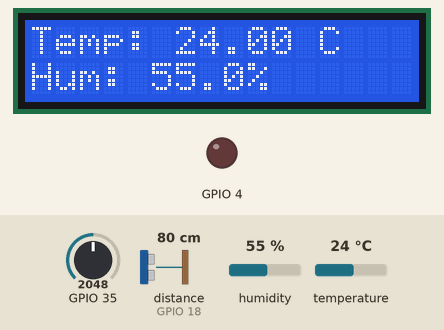
Simulated run of this sketch. Board: ESP32. On the bench: 16×2 character LCD, output pins drawn as LEDs (lit = HIGH). Wiring (from diagram.json): ultrasonic range finder: trigger GPIO 5; echo GPIO 18. Inputs (shaded band) come from the test bench; at power-on: distance to the obstacle (sensor on GPIO 18) 80 cm, humidity 55 %, GPIO 35 = 2048, temperature 24 °C. The echo pulse lasts 58.3 µs per cm; WiFi joins after 1.5 s; servers stay silent unless stated; uploads are accepted with an empty reply; pins used as bus, display or sensor lines are not drawn; what the sketch prints to the serial monitor is not drawn.

Above: at 3.2 s.
3.3 s: distance to the obstacle (sensor on GPIO 18) set to 2 cm
At 9.5 s:
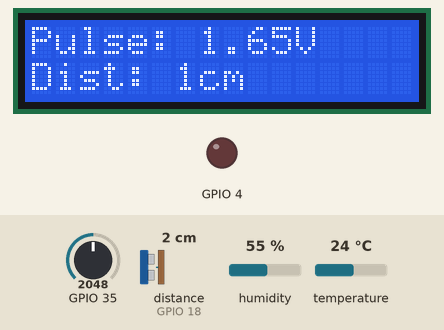
12.3 s: humidity set to 22 %
At 15.6 s:
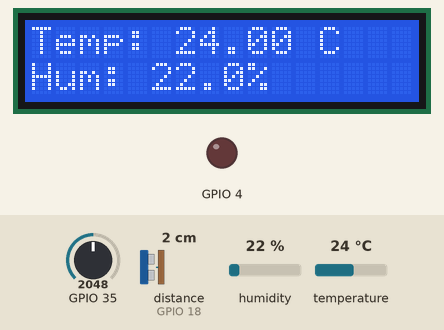
18.6 s: GPIO 35 set to 2866
At 22.8 s:
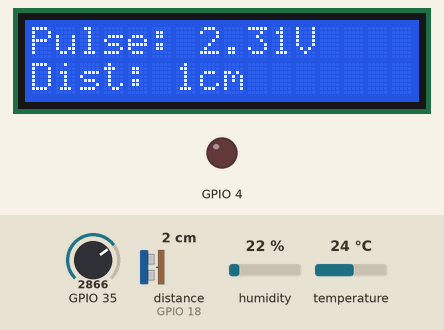
25.2 s: temperature set to 12 °C
At 28.9 s:
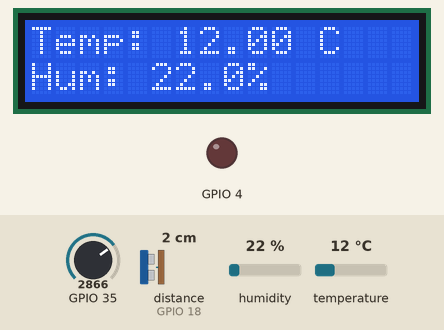
31.5 s: distance to the obstacle (sensor on GPIO 18) set to 4 cm
At 35.0 s:
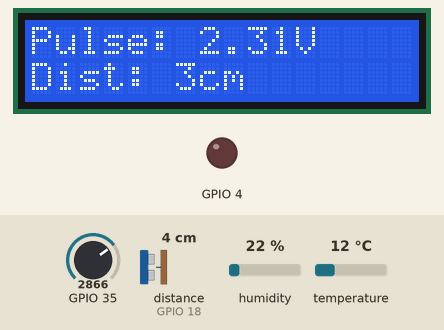
38.0 s: GPIO 35 set to 3972
At 43.5 s:
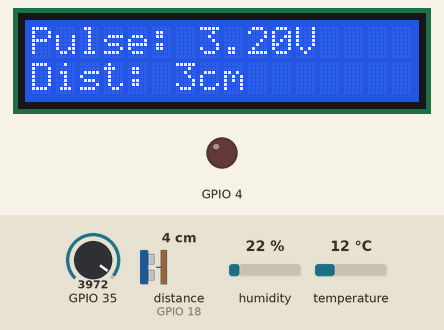
Timing chart, 0 to 45.0 s (numbered marks = the images above; inputs shaded):
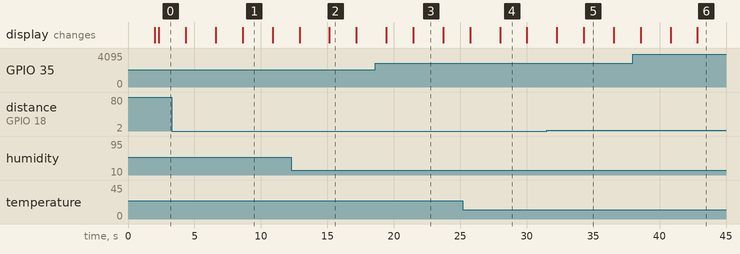

Measured:
- after the input at 3.3 s, the display: first differs from a run without the input after 5.3 s (image 1)
- after the input at 12.3 s, the display: first differs from a run without the input after 2.9 s (image 2)
- after the input at 18.6 s, the display: first differs from a run without the input after 2.9 s (image 3)
- after the input at 25.2 s, the display: first differs from a run without the input after 2.8 s (image 4)
- after the input at 31.5 s, the display: first differs from a run without the input after 2.8 s (image 5)
- after the input at 38.0 s, the display: first differs from a run without the input after 4.9 s (image 6)
- what the display in image 1 shows lasts 2.3 s, from 8.6 s to 10.9 s

The sketch:

sketch.ino
```cpp
#include <WiFi.h>
#include <HTTPClient.h>
#include "LCDManager.h"
#include "Devices.h"

// Configuraciones de WiFi
const char* ssid = "Wokwi-GUEST";
const char* password = "";

// Instancia de dispositivos
Devices devices;  // Configura los pines apropiados para DHT, Ultrasonic y Pulse

// Instancia del LCD
LCDManager lcdManager(0x27, 16, 2);

void setup() {
  Serial.begin(9600);
  Serial.print("Conectando a WiFi");
  WiFi.begin(ssid, password);
  while (WiFi.status() != WL_CONNECTED) {
    delay(1000);
    Serial.print(".");
  }
  Serial.println(" ¡Conectado!");

  devices.begin(23, 5, 18, 35, 4); // Inicializar dispositivos con los pines apropiados
  lcdManager.init(); // Iniciar el LCD
}

void loop() {
  devices.updateSensors();  // Actualiza todos los sensores al comienzo del loop
  // Leer y mostrar los datos del sensor
  float temperature = devices.readTemperature();
  float humidity = devices.readHumidity();
  float pulseVoltage = devices.readPulseVoltage();
  long distance = devices.readDistance();

  Serial.print("Temperatura: "); Serial.print(temperature); Serial.print(" °C, ");
  Serial.print("Humedad: "); Serial.print(humidity); Serial.println(" %");
  Serial.print("Voltaje del pulso: "); Serial.println(pulseVoltage);
  Serial.print("Distancia: "); Serial.println(distance);

  // Envío de datos al servidor
  if (WiFi.status() == WL_CONNECTED) {
    HTTPClient http;
    http.begin("http://tu-servidor/temp");
    http.addHeader("Content-Type", "application/json");
    String jsonData = "{\"temperature\":\"" + String(temperature, 2) +
                      "\", \"humidity\":\"" + String(humidity, 1) +
                      "\", \"distance\":\"" + String(distance) +
                      "\", \"pulse\":\"" + String(pulseVoltage) + "\"}";
    int httpCode = http.POST(jsonData);
    if (httpCode > 0) {
      String response = http.getString();
      Serial.println(response);
    } else {
      Serial.print("Error en la petición: "); Serial.println(httpCode);
    }
    http.end();
  }

  // Actualizar el LCD con los últimos datos
  lcdManager.displayMessage("Temp: " + String(temperature, 2) + " C",
                            "Hum: " + String(humidity, 1) + "%");
  delay(2000); // Refresco de pantalla cada 2 segundos
  lcdManager.displayMessage("Pulse: " + String(pulseVoltage) + "V",
                            "Dist: " + String(distance) + "cm");
  delay(2000);
}
```

DHTSensor.cpp
```cpp
#include "DHTSensor.h"

DHTSensor::DHTSensor(int pin) : pin(pin) {
  dht.setup(pin, DHTesp::DHT22); // Configuración del sensor
}

TempAndHumidity DHTSensor::readValues() {
  return dht.getTempAndHumidity(); // Leer y devolver los valores
}
```

DHTSensor.h
```cpp
#ifndef DHTSensor_h
#define DHTSensor_h

#include "DHTesp.h"

class DHTSensor {
  private:
    DHTesp dht;
    int pin;

  public:
    DHTSensor(int pin);
    TempAndHumidity readValues();
};

#endif
```

Devices.cpp
```cpp
#include "Devices.h"

Devices::Devices() {}

void Devices::begin(int dhtPin, int trigPin, int echoPin, int potPin, int ledPin) {
    dhtSensor = new DHTSensor(dhtPin);
    ultrasonicSensor = new UltrasonicSensor(trigPin, echoPin);
    pulseSensor = new PulseSensor(potPin, ledPin);
    Serial.println("Devices initialized");
}

void Devices::updateSensors() {
    TempAndHumidity values = dhtSensor->readValues(); // Cambia a -> para acceso con puntero
    if (!isnan(values.temperature)) {
        temperature = values.temperature;
        humidity = values.humidity;
    } else {
        Serial.println("Failed to read from DHT sensor!");
    }
}

float Devices::readTemperature() {
    return temperature;  // Devolver la temperatura
}

float Devices::readHumidity() {
    return humidity; // Devolver la humedad
}

long Devices::readDistance() {
    return ultrasonicSensor->measureDistance();
}

float Devices::readPulseVoltage() {
    return pulseSensor->readVoltage();
}
```

Devices.h
```cpp
#ifndef Devices_h
#define Devices_h

#include "DHTSensor.h"
#include "UltrasonicSensor.h"
#include "PulseSensor.h"

class Devices {
  public:
    Devices();
    void begin(int dhtPin, int trigPin, int echoPin, int potPin, int ledPin);
    void updateSensors();  // Actualizar todos los sensores
    float readTemperature();
    float readHumidity();
    long readDistance();
    float readPulseVoltage();

  private:
    DHTSensor* dhtSensor;
    UltrasonicSensor* ultrasonicSensor;
    PulseSensor* pulseSensor;
    float temperature = 0.0;
    float humidity = 0.0;
};

#endif
```

PulseSensor.cpp
```cpp
#include "PulseSensor.h"

PulseSensor::PulseSensor(int potPin, int ledPin) : potPin(potPin), ledPin(ledPin) {
    pinMode(potPin, INPUT);
    pinMode(ledPin, OUTPUT);
}

float PulseSensor::readVoltage() {
    int value = analogRead(potPin);
    return (value * 3.3) / 4095.0; // Asume que el máximo es 4095 y Vmax es 3.3V
}

void PulseSensor::updateLed() {
    int value = analogRead(potPin);
    int brightness = (value * 255) / 4095; // Escala el valor a un rango de 0-255
    analogWrite(ledPin, brightness);
}
```

PulseSensor.h
```cpp
#ifndef PulseSensor_h
#define PulseSensor_h

#include "Arduino.h"

class PulseSensor {
private:
    int potPin;  // Pin del potenciómetro
    int ledPin;  // Pin del LED

public:
    PulseSensor(int potPin, int ledPin);
    float readVoltage();      // Lee el voltaje del potenciómetro
    void updateLed();         // Actualiza el brillo del LED basado en el voltaje
};

#endif
```

UltrasonicSensor.cpp
```cpp
#include "Arduino.h"
#include "UltrasonicSensor.h"

UltrasonicSensor::UltrasonicSensor(int trigPin, int echoPin) : trigPin(trigPin), echoPin(echoPin) {
  pinMode(trigPin, OUTPUT);
  pinMode(echoPin, INPUT);
}

long UltrasonicSensor::measureDistance() {
  digitalWrite(trigPin, LOW);
  delayMicroseconds(2);
  digitalWrite(trigPin, HIGH);
  delayMicroseconds(10);
  digitalWrite(trigPin, LOW);
  long duration = pulseIn(echoPin, HIGH);
  return (duration * 0.034 / 2);
}
```

UltrasonicSensor.h
```cpp
#ifndef UltrasonicSensor_h
#define UltrasonicSensor_h

class UltrasonicSensor {
  private:
    int trigPin;
    int echoPin;

  public:
    UltrasonicSensor(int trigPin, int echoPin);
    long measureDistance();
};

#endif
```

LCDManager.cpp
```cpp
#include "LCDManager.h"

LCDManager::LCDManager(uint8_t lcdAddr, int columns, int rows)
    : lcd(lcdAddr, columns, rows), columns(columns), rows(rows) {}

void LCDManager::init() {
    lcd.init();
    lcd.backlight();
}

void LCDManager::displayMessage(String line1, String line2) {
    lcd.clear();
    lcd.setCursor(0, 0);
    lcd.print(line1);
    if (rows > 1) {
        lcd.setCursor(0, 1);
        lcd.print(line2);
    }
}

void LCDManager::clear() {
    lcd.clear();
}
```

LCDManager.h
```cpp
#ifndef LCDManager_h
#define LCDManager_h

#include <LiquidCrystal_I2C.h>

class LCDManager {
private:
    LiquidCrystal_I2C lcd;
    int columns;
    int rows;

public:
    LCDManager(uint8_t lcdAddr, int columns, int rows);
    void init();
    void displayMessage(String line1, String line2);
    void clear();
};

#endif
```
